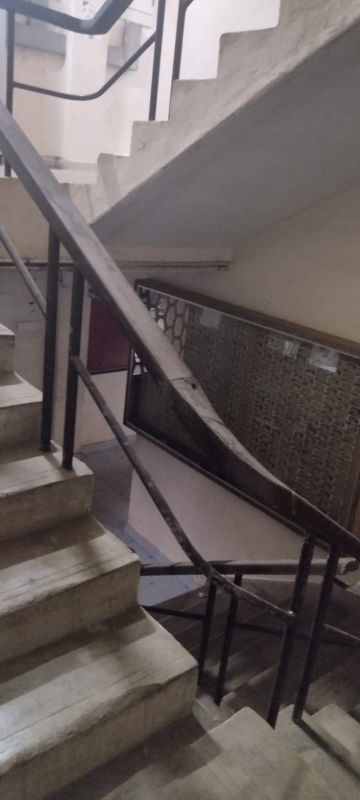
#> input picture images/inside1.jpg, 720 x 1600 px (shown at 1/2 size)
$ jupyter execute --allow-errors hw3_gnss_cs6650h23.ipynb
#> lines starting #> are read from the running program, lines starting #| are printed output that depends on the picture
# CS6650 : Smart Sensing for Internet of Things
#### Homework 3 (Holi 2023 Semester)
Submission Deadline : April 23rd, 2023

---
Name: `Munir Ahamed`

Roll No: `EE20B086`

Email: `ee20b086@smail.iitm.ac.in`

---

### Android-based GNSS Measurements

<div style="display:flex; clear: both;">
  <div style="margin:20px; display: inline-block;">

<table style="width:100%; border: none;">
  <tr>
   <td  style="width:30%"></td>
   <td style="font-size: 20px">
GNSS (Global Navigation Satellite System) today includes a variety of satellite constellations, including the GPS (American, global), GLONASS (Russian, global), BeiDou (Chinese, global), Galileo (European, global), NavIC (Indian, regional) and QZSS (Japanese, regional). Depending on your smartphone’s hardware capabilities, you can tap into signals from such constellations and update your location. Google provides an array of open-source <a href="https://github.com/google/gps-measurement-tools">tools</a> for performing GNSS-related measurements on commodity Android smartphones and analyzing such datasets.
<br>
Download and install this app ( <a href="https://play.google.com/store/apps/details?id=com.google.android.apps.location.gps.gnsslogger&hl=en_IN&gl=US">GnssLogger App – Apps on Google Play</a>) to get started. Ensure the location permissions are provided to this app, and you have turned on your phone's location service (e.g., GPS). Turn on the "location" switch in the GNSSLogger app, as shown in the figure. Go to the next tab, "Log", and check whether you receive the GNSS specific diagnostic messages that include your location coordinates (latitude and longitude fix). <b>Make sure "Fused location" and "Network location" in the GNSS logger app are TURNED OFF before you start logging</b>.  You can save the log data to a file and export this to the SD card or share it to your drive/email for offline use. Try playing with this app and make sure you are receiving the logs correctly. Cross-check the location coordinates reported by the app in Google maps.</td>
  </tr>
</table>
<br>
  </div>
</div>

<table style="width:100%; border: none;">
  <tr>
   <td style="font-size: 20px">
Concentrate on the lines starting with keywords with “Fix” and `Status” (see GNSS Status <a href="https://developer.android.com/reference/android/location/GnssStatus">[API]</a>). “Fix” related lines will provide you with the location coordinates of your phone. Only consider lines with “Fix, GPS” (raw GPS) and not “Fix, FLP” (fused location, uses IMU for correction).  <a id='measurements'></a>

- **Sample fix line (we are interested only in the red highlighted part)**: Fix, Provider, <span style="color:red">LatitudeDegrees, LongitudeDegrees</span>, AltitudeMeters, SpeedMps, AccuracyMeters, BearingDegrees, UnixTimeMillis, SpeedAccuracyMps, BearingAccuracyDegrees, elapsedRealtimeNanos.

    Example: Fix, GPS, <span style="color:red">12.997769, 80.240794</span>, -100.513824, 0.000000, 5.360000, 0.000000, 1616658843000, 0.49396357, 0.0, 1742433115036168

- **Sample status line (we are interested only in the red highlighted part)**: Status, UnixTimeMillis, SignalCount, SignalIndex, <span style="color:red">ConstellationType, Svid</span>, CarrierFrequencyHz, <span style="color:red">Cn0DbHz, AzimuthDegrees, ElevationDegrees, UsedInFix</span>, HasAlmanacData, HasEphemerisData, BasebandCn0DbHz
Example: Status, 1616658843000, 40, 38, <span style="color:red">6, 1</span>, 1575420032, <span style="color:red">15.00, 355.00, 37.00, 1</span>, 1, 0,

- **ConstellationType**: Only use GPS (for now, please ignore data from GLONASS, BeiDou etc., even if your phone supports it). Flag for GPS = 1, (see [this](https://developer.android.com/reference/android/location/GnssStatus#CONSTELLATION_GPS))
- **Svid**: Satellite ID
- **Cn0DbHz**: Signal Strength or SNR of the signal received from the particular satellite.
- **AzimuthDegrees (0 - 360) & Elevation Degrees (0 - 90)**: of the satellite ([Wiki](https://en.wikipedia.org/wiki/Azimuth))
- **UsedInFix**: Indicates whether this particular satellite was used for the latest fix for multilateration (remember, you need at least 4 of them?).
</td>
</tr>
</table>

-

### Tasks

First, create a directory following the `<Your_Roll>_CS6650H23` structure. Next, download this notebook and save it in the directory you created.
<div style="display:flex;">
  <div style="margin:20px;">
    <p>Collect the <a href="#measurements">above</a> measurement logs at three distinct locations as indicated in the picture left.</p>
    <ol>
    <li>The smartphone is under the open sky a few meters from the entrance/door of your building.</li>
    <li> The smartphone is at the entrance (or some window) of your building, the sky is partially visible, and </li>
    <li> The smartphone is completely inside the building, very limited portion of the sky is visible maybe through the door/window.</li>
    </ol>
    <p>At each of these locations, collect GNSSLogger data for about 5 - 10 minutes (Perform the experiments on a sunny day with a clear sky). Now perform the following tasks.</p>
  </div>
</div>

1. [Attach sky photos of data collection locations (10 points)](#task1)
2. [Compute and plot location errors using haversine distance (15 points)](#task2)
3. [Analyze status entries before fix and their relation to error (45 points)](#task3)
4. [Show satellite statistics and SNR plots by azimuth and elevation (20 points)](#task4)
5. [Plot SNR by azimuth in angular space with satellite image (10 points)](#task5)

---

#### Guidelines for the Assignment
Before you start working on the assignment, please read the following instructions carefully:

- Clean and well-documented code is expected. Your code should be organized in a clear and readable manner, with each task separated into its own section of the notebook.

- There will be no separate PDF report required. Instead, provide a detailed but to-the-point discussion in the observation section for each task. The observation section (in Markdown, Refer to [Markdown-Cheatsheet](https://github.com/lifeparticle/Markdown-Cheatsheet)) includes a clear and concise description of the task, the approach used to solve it, assumptions, and inferences.

- Any extraneous information that does not address the question should be removed before submission. This will help to ensure that the answer is clear and easy to follow.

Failure to follow these practices will result in a penalty.

**Deadline: $23^{nd}$, April, 2023**

#### Submission Instructions
- Compress the top-level directory (ZIP format) containing this notebook with your code and the data used for the assignment. (do not remove the outputs from the notebook cells)

- **You MUST refrain from consulting your homework code with others**. Any plagiarism found in your code (or somebody who is referring to your code) will result in zero credits in this assignment.

- Submissions after the deadline will not be entertained.

### Task 1: Attach sky photos of data collection locations [10 points] <a id='task1'></a>
Attach photos of the three locations with the phone, where data is collected, particularly the exposure to the sky.

[cell 1]
from matplotlib import pyplot as plt
from matplotlib import image as mpimg

plt.title("Inside Image 1")
plt.xlabel("X pixel scaling")
plt.ylabel("Y pixels scaling")
image1 = mpimg.imread("images/inside1.jpg")
#> image1 is the input picture: shape (1600, 720, 3); mean R, G, B 102.8, 94.3, 93.1
plt.imshow(image1)
plt.show()

plt.title("Inside Image 2")
plt.xlabel("X pixel scaling")
plt.ylabel("Y pixels scaling")
image2 = mpimg.imread("images/inside2.jpg")
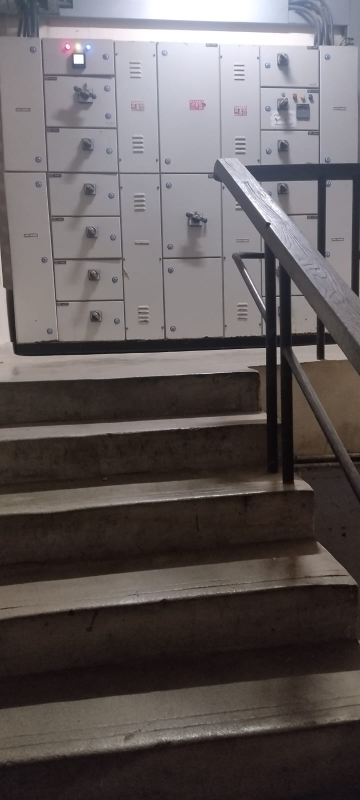
#> input picture images/inside2.jpg, 720 x 1600 px (shown at 1/2 size)
#> image2 is the input picture: shape (1600, 720, 3); mean R, G, B 98.5, 92, 92.3
plt.imshow(image2)
plt.show()

plt.title("Entrance Image 1")
plt.xlabel("X pixel scaling")
plt.ylabel("Y pixels scaling")
image3 = mpimg.imread("images/midway1.jpg")
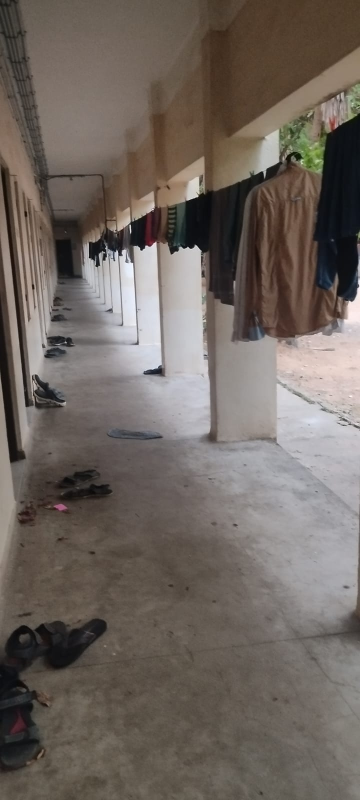
#> input picture images/midway1.jpg, 720 x 1600 px (shown at 1/2 size)
#> image3 is the input picture: shape (1600, 720, 3); mean R, G, B 110.5, 101.6, 95.1
plt.imshow(image3)
plt.show()

plt.title("Entrance Image 2")
plt.xlabel("X pixel scaling")
plt.ylabel("Y pixels scaling")
image4 = mpimg.imread("images/midway2.jpg")
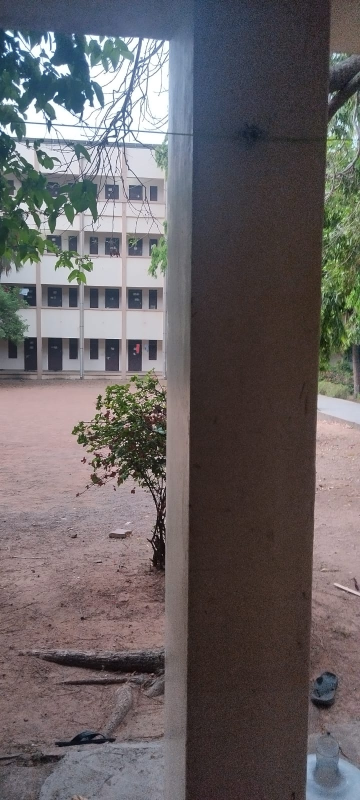
#> input picture images/midway2.jpg, 720 x 1600 px (shown at 1/2 size)
#> image4 is the input picture: shape (1600, 720, 3); mean R, G, B 103.7, 98.4, 100
plt.imshow(image4)
plt.show()

plt.title("Outisde Image 1")
plt.xlabel("X pixel scaling")
plt.ylabel("Y pixels scaling")
image5 = mpimg.imread("images/outside1.jpg")
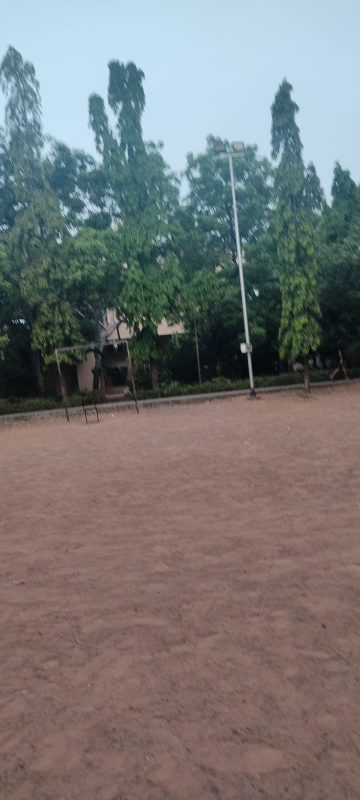
#> input picture images/outside1.jpg, 720 x 1600 px (shown at 1/2 size)
#> image5 is the input picture: shape (1600, 720, 3); mean R, G, B 119.3, 118.6, 117.8
plt.imshow(image5)
plt.show()

plt.title("Outisde Image 2")
plt.xlabel("X pixel scaling")
plt.ylabel("Y pixels scaling")
image6 = mpimg.imread("images/outside2.jpg")
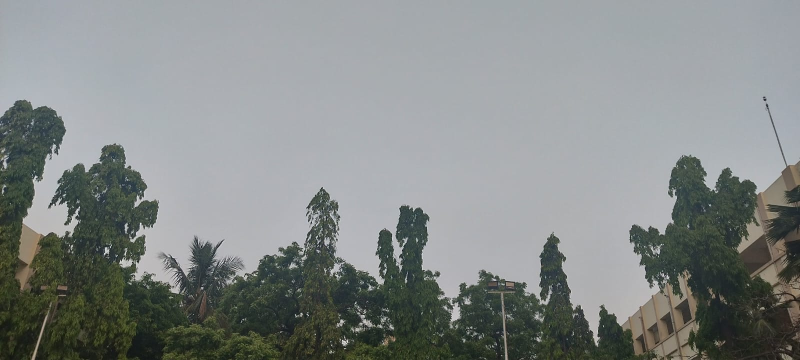
#> input picture images/outside2.jpg, 1600 x 720 px (shown at 1/2 size)
#> image6 is the input picture: shape (720, 1600, 3); mean R, G, B 132.3, 136.9, 135.8
plt.imshow(image6)
plt.show()
